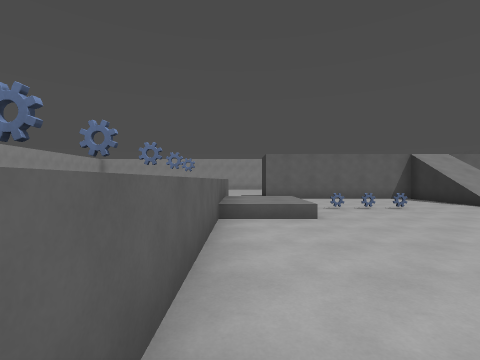
view 1 (above)

23 first-person views from a walk through a 3-D level made in the Godot game engine. The camera is 1.5 m above the floor, looks level and sees 85° across. The floor is counted in squares, 2 m on a side. Each view is taken from the middle of a square. On the plan, view 1 faces up. The plan holds only what a view shows up to about 9 squares ahead; the rest is blank. Characters and animated objects are left out.

view 2
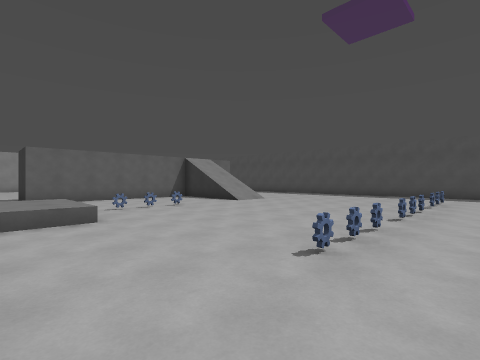

view 3
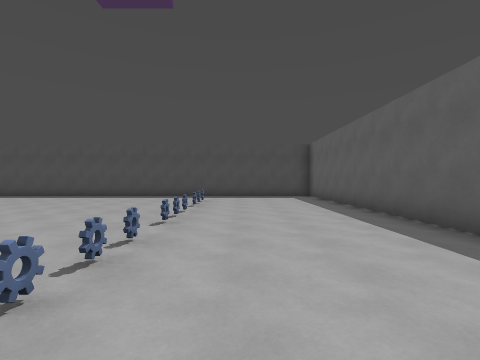

view 4
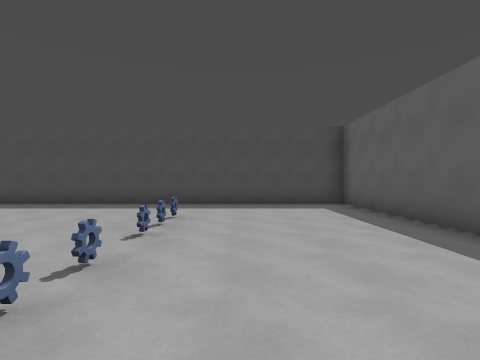

view 5
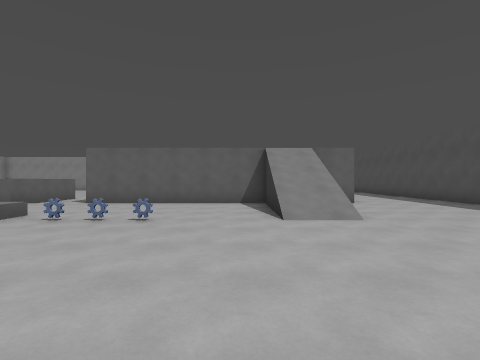

view 6
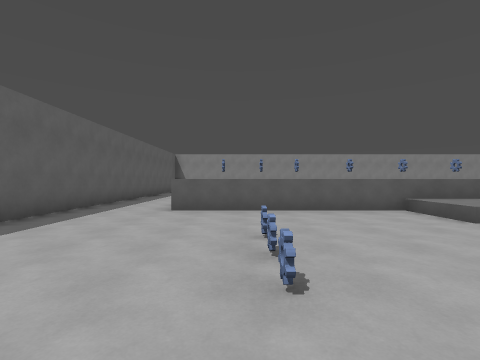

view 7
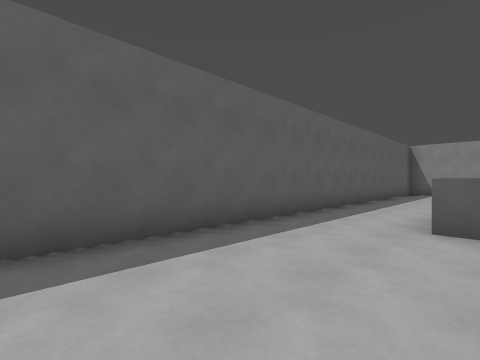

view 8
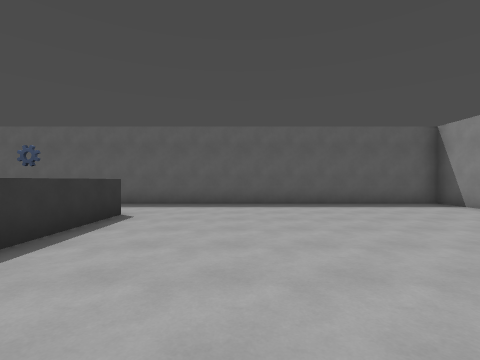

view 9
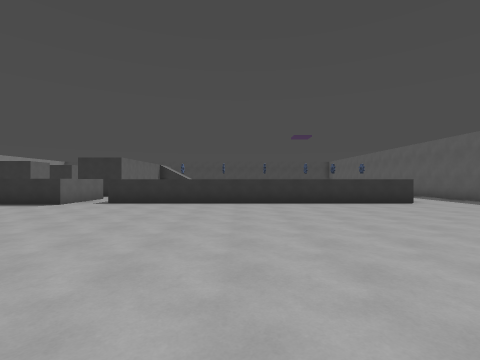

view 10
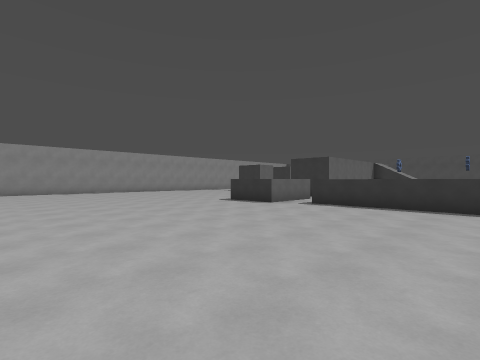

view 11
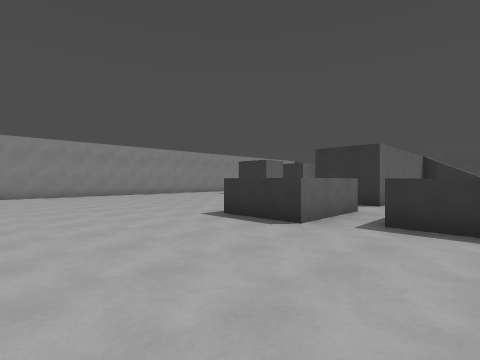

view 12
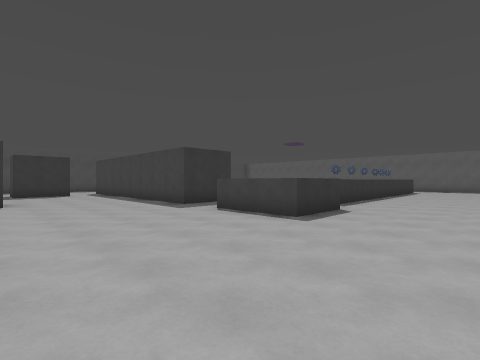

view 13
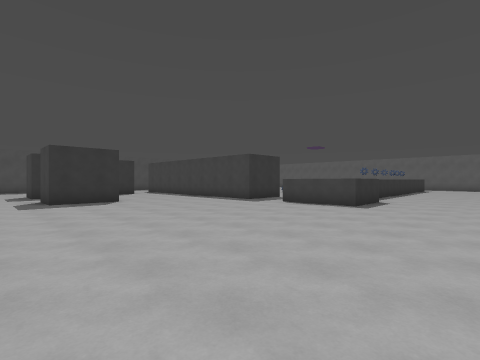

view 14
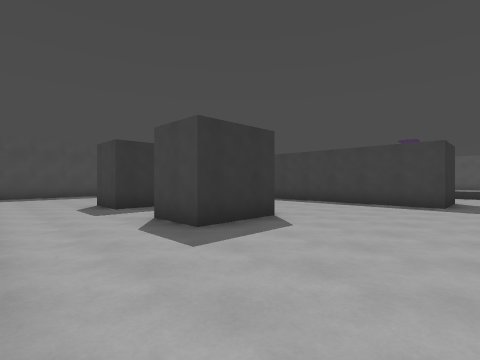

view 15
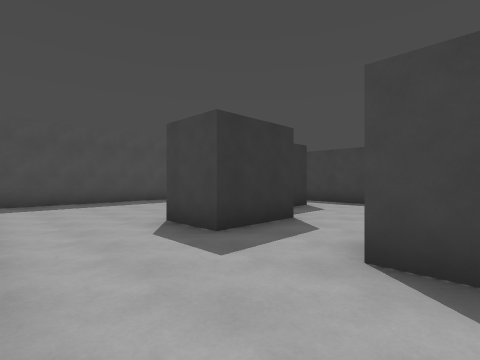

view 16
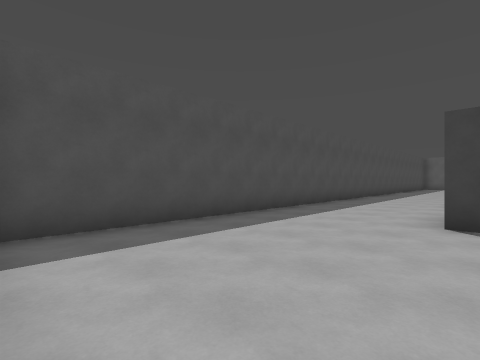

view 17
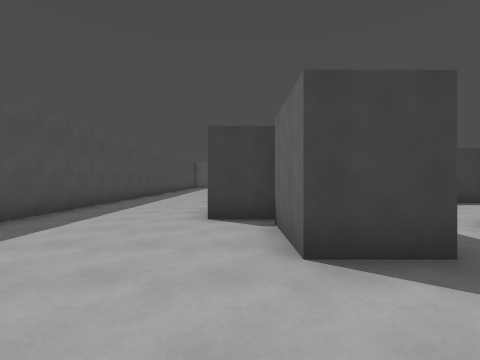

view 18
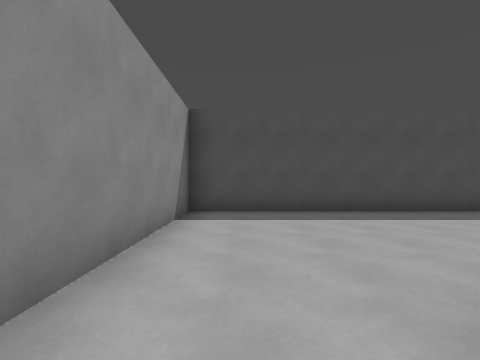

view 19
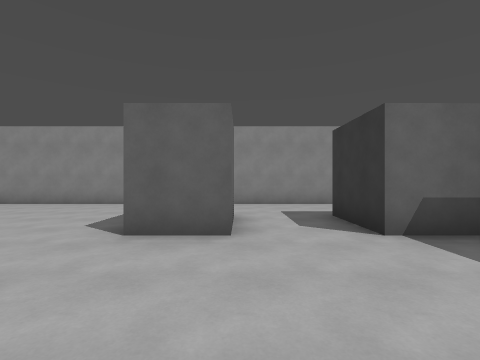

view 20
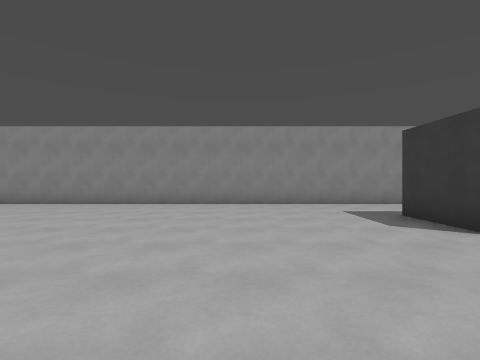

view 21
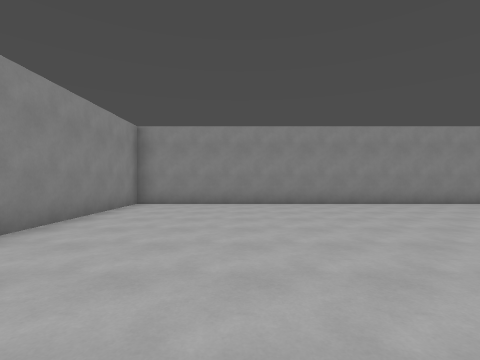

view 22
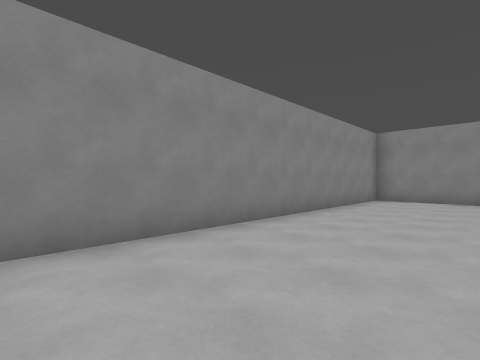

view 23
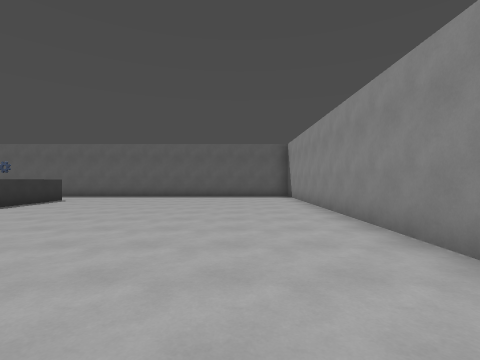

### Floor plan
Points are (right, up) in squares from view 1. A wall is a line through its corners. A room is listed if a view was taken in it or the views show most of it. See-through windows are left out.
Room 1 (views 1, 2, 3, 4, 5, 6, 7, 8, 9, 10, 11, 12, 13, 14, 15, 16, 17, 18, 19, 20, 21, 22, 23)
walls: (-0.4, 9.4) (-0.4, 7.8); (2.1, 10.4) (1, 10.4); (-0.4, 11) (-0.4, 10.4) (-3.1, 10.4) (-3.1, 12.4) (-0.5, 12.4); (-0.4, 6.9) (-0.4, -0.8); (8.2, 14) (8.2, 14.8); (7, 16.5) (7, 18.5) (8.4, 18.5) (8.4, 16.5) (7, 16.5); (4.9, 17.8) (4.9, 16.5) (3.4, 16.5) (3.4, 18.5) (4.9, 18.5); (8.2, 16) (9.6, 16); (-2.4, -0.8) (-2.4, 9.4); (13.3, 9.9) (13.3, 21.2) (-11.2, 21.2) (-11.2, 11.1); (-11.2, 6.6) (-11.2, 0); (-11.2, -1.8) (-11.2, -3.3) (13.3, -3.3) (13.3, 7.6)
low walls: (3.6, 6.8) (3.1, 6.8); (1.5, 5.1) (-0.5, 5.1); (3.6, 1.3) (3.1, 1.3); (7.5, 1.3) (7, 1.3)

Where each view was taken, in squares from view 1:
view 1: 0 up, 0 right, facing up
view 2: 0 up, 0 right, facing up-right
view 3: 0 up, 1 right, facing right
view 4: 0 up, 5 right, facing right
view 5: 2 up, 6 right, facing up
view 6: 1 up, 6 right, facing left
view 7: 0 up, 4 right, facing down-left
view 8: 5 up, 5 left, facing down
view 9: 5 up, 11 left, facing right
view 10: 5 up, 10 left, facing up-right
view 11: 8 up, 7 left, facing up-right
view 12: 17 up, 6 left, facing down-right
view 13: 20 up, 6 left, facing down-right
view 14: 21 up, 0 right, facing down-right
view 15: 21 up, 4 right, facing down-right
view 16: 21 up, 9 right, facing down-right
view 17: 21 up, 9 right, facing down
view 18: 20 up, 7 right, facing right
view 19: 13 up, 5 right, facing up
view 20: 13 up, 0 right, facing up
view 21: 13 up, 8 left, facing up
view 22: 11 up, 8 left, facing up-left
view 23: 9 up, 9 left, facing down
